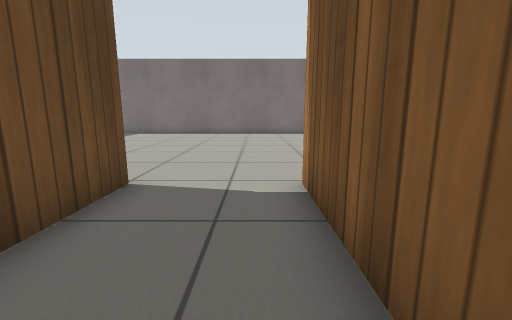
view 1 (above)

14 first-person views from a walk through a Gazebo world. The camera is 0.65 m above the floor, tilts 10° down and sees 90° across. The floor is counted in squares, 0.5 m on a side. Each view is taken from the middle of a square. On the plan, view 1 faces up. The plan holds only what a view shows up to about 12 squares ahead; the rest is blank. Simple patterns stand in for the simulator's built-in surfaces.

view 2
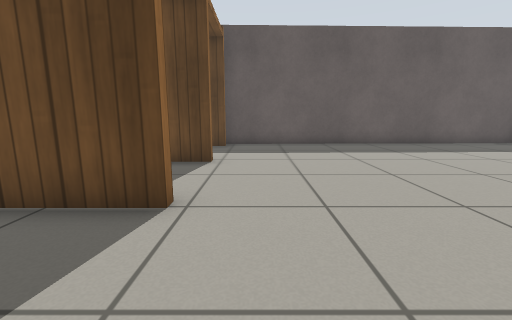

view 3
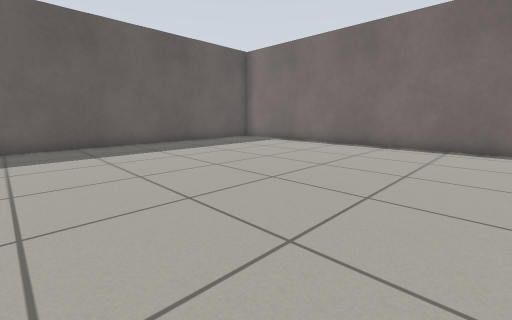

view 4
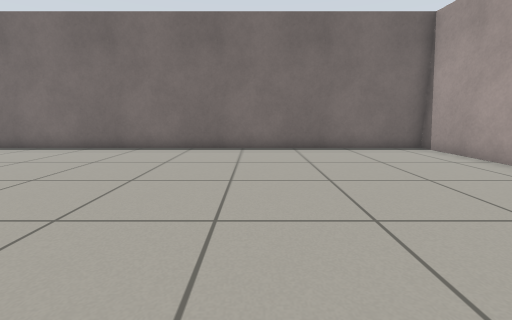

view 5
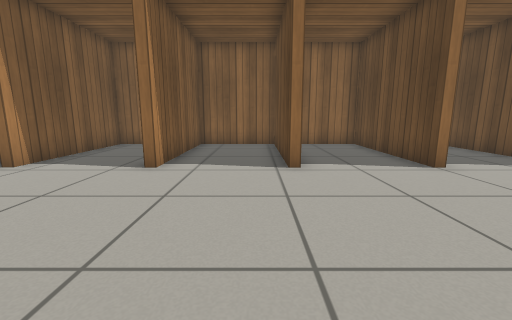

view 6
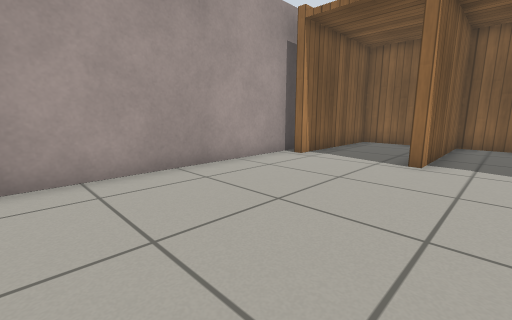

view 7
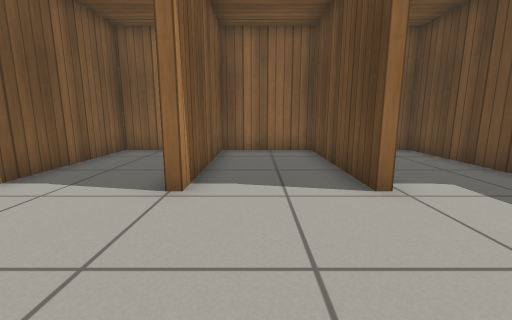

view 8
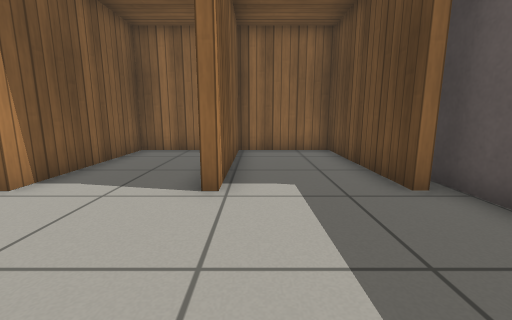

view 9
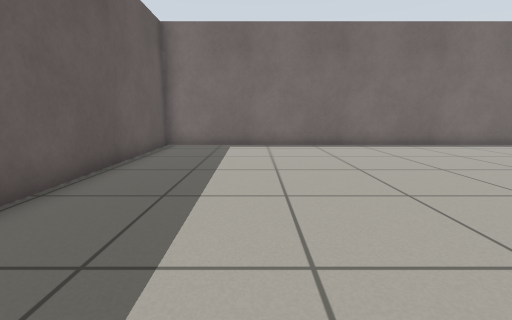

view 10
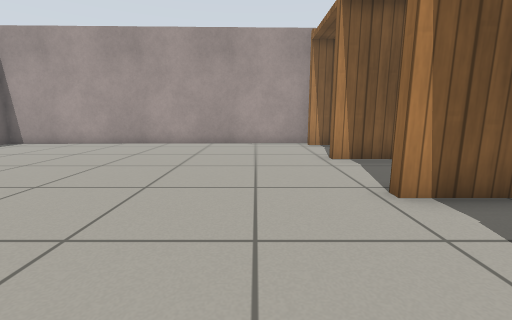

view 11
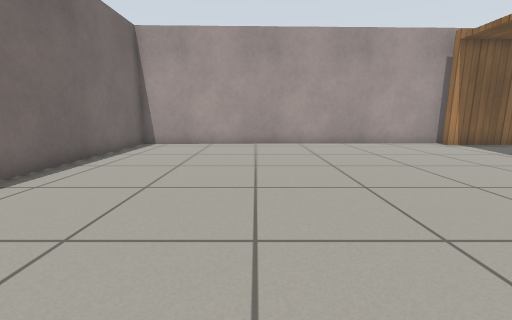

view 12
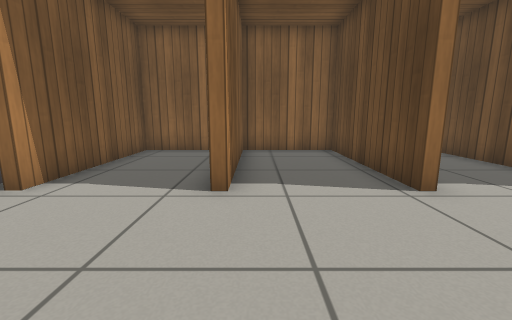

view 13
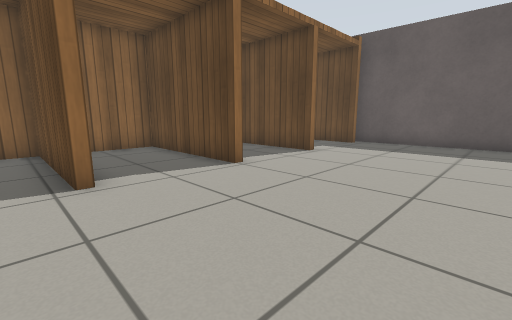

view 14
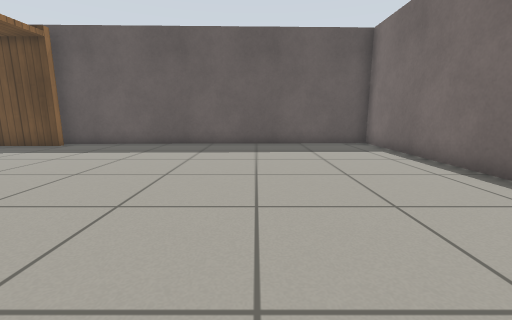

### Floor plan
Points are (right, up) in squares from view 1. A wall is a line through its corners. A room is listed if a view was taken in it or the views show most of it. See-through windows are left out.
Room 1 (views 1, 2, 3, 4, 5, 6, 7, 8, 9, 10, 11, 12, 13, 14)
walls: (-2.4, 4.8) (-2.4, -0.5) (0.9, -0.5) (0.9, 4.8); (1.2, 4.8) (1.2, -0.5) (4.5, -0.5) (4.5, 4.7) (4.9, 4.7); (-6.1, 4.9) (-6.1, -0.5) (-2.7, -0.5) (-2.7, 4.8); (-10.1, 4.7) (-9.7, 4.7) (-9.7, -0.5) (-6.4, -0.5) (-6.4, 4.8); (8.9, 4) (8.6, 18.1) (-10.8, 18.1) (-10.5, 4); (5.6, -0.5) (8.1, -0.5) (8.1, 4.7) (8.5, 4.7)

Where each view was taken, in squares from view 1:
view 1: 0 up, 0 right, facing up
view 2: 6 up, 1 right, facing left
view 3: 7 up, 1 right, facing up-left
view 4: 8 up, 2 right, facing up
view 5: 11 up, 2 right, facing down
view 6: 12 up, 3 right, facing down-right
view 7: 9 up, 4 left, facing down
view 8: 9 up, 7 left, facing down
view 9: 7 up, 7 left, facing up
view 10: 7 up, 3 left, facing right
view 11: 13 up, 3 left, facing right
view 12: 9 up, 4 right, facing down
view 13: 10 up, 2 right, facing down-left
view 14: 13 up, 1 right, facing left
